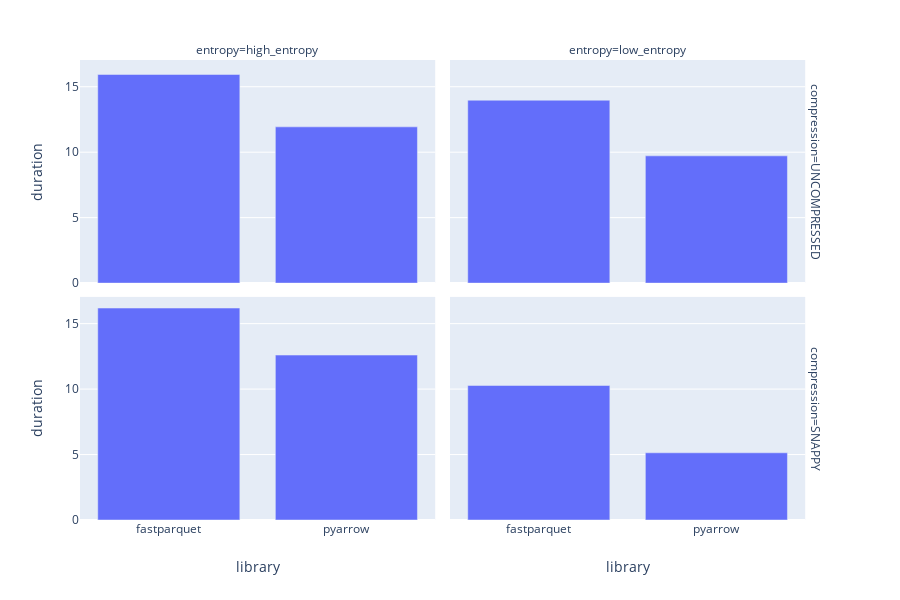

Notebook source saved alongside this figure:
### Code cell
px.bar(
    write_not_gzip_df,
    x="library",
    y="duration",
    facet_row="compression",
    facet_col="entropy",
)

### Figure 1 — Plotly figure (JSON) as saved in the notebook; plotly's stock layout.template omitted (floating-point values rounded to 4 significant figures)
{"data": [{"alignmentgroup": "True", "hoverlabel": {"namelength": 0}, "hovertemplate": "compression=UNCOMPRESSED<br>entropy=high_entropy<br>library=%{x}<br>duration=%{y}", "legendgroup": "", "marker": {"color": "#636efa"}, "name": "", "offsetgroup": "", "orientation": "v", "showlegend": false, "textposition": "auto", "type": "bar", "x": ["fastparquet", "pyarrow"], "xaxis": "x3", "y": [15.94, 11.93], "yaxis": "y3"}, {"alignmentgroup": "True", "hoverlabel": {"namelength": 0}, "hovertemplate": "compression=UNCOMPRESSED<br>entropy=low_entropy<br>library=%{x}<br>duration=%{y}", "legendgroup": "", "marker": {"color": "#636efa"}, "name": "", "offsetgroup": "", "orientation": "v", "showlegend": false, "textposition": "auto", "type": "bar", "x": ["fastparquet", "pyarrow"], "xaxis": "x4", "y": [13.97, 9.72], "yaxis": "y4"}, {"alignmentgroup": "True", "hoverlabel": {"namelength": 0}, "hovertemplate": "compression=SNAPPY<br>entropy=high_entropy<br>library=%{x}<br>duration=%{y}", "legendgroup": "", "marker": {"color": "#636efa"}, "name": "", "offsetgroup": "", "orientation": "v", "showlegend": false, "textposition": "auto", "type": "bar", "x": ["fastparquet", "pyarrow"], "xaxis": "x", "y": [16.19, 12.6], "yaxis": "y"}, {"alignmentgroup": "True", "hoverlabel": {"namelength": 0}, "hovertemplate": "compression=SNAPPY<br>entropy=low_entropy<br>library=%{x}<br>duration=%{y}", "legendgroup": "", "marker": {"color": "#636efa"}, "name": "", "offsetgroup": "", "orientation": "v", "showlegend": false, "textposition": "auto", "type": "bar", "x": ["fastparquet", "pyarrow"], "xaxis": "x2", "y": [10.28, 5.134], "yaxis": "y2"}], "layout": {"annotations": [{"font": {}, "showarrow": false, "text": "entropy=high_entropy", "x": 0.24, "xanchor": "center", "xref": "paper", "y": 1, "yanchor": "bottom", "yref": "paper"}, {"font": {}, "showarrow": false, "text": "entropy=low_entropy", "x": 0.74, "xanchor": "center", "xref": "paper", "y": 1, "yanchor": "bottom", "yref": "paper"}, {"font": {}, "showarrow": false, "text": "compression=SNAPPY", "textangle": 90, "x": 0.98, "xanchor": "left", "xref": "paper", "y": 0.2425, "yanchor": "middle", "yref": "paper"}, {"font": {}, "showarrow": false, "text": "compression=UNCOMPRESSED", "textangle": 90, "x": 0.98, "xanchor": "left", "xref": "paper", "y": 0.7575, "yanchor": "middle", "yref": "paper"}], "barmode": "relative", "height": 600, "legend": {"tracegroupgap": 0}, "margin": {"t": 60}, "xaxis": {"anchor": "y", "domain": [0, 0.48], "title": {"text": "library"}}, "xaxis2": {"anchor": "y2", "domain": [0.5, 0.98], "matches": "x", "title": {"text": "library"}}, "xaxis3": {"anchor": "y3", "domain": [0, 0.48], "matches": "x", "showticklabels": false}, "xaxis4": {"anchor": "y4", "domain": [0.5, 0.98], "matches": "x", "showticklabels": false}, "yaxis": {"anchor": "x", "domain": [0, 0.485], "title": {"text": "duration"}}, "yaxis2": {"anchor": "x2", "domain": [0, 0.485], "matches": "y", "showticklabels": false}, "yaxis3": {"anchor": "x3", "domain": [0.515, 1], "matches": "y", "title": {"text": "duration"}}, "yaxis4": {"anchor": "x4", "domain": [0.515, 1], "matches": "y", "showticklabels": false}}}
